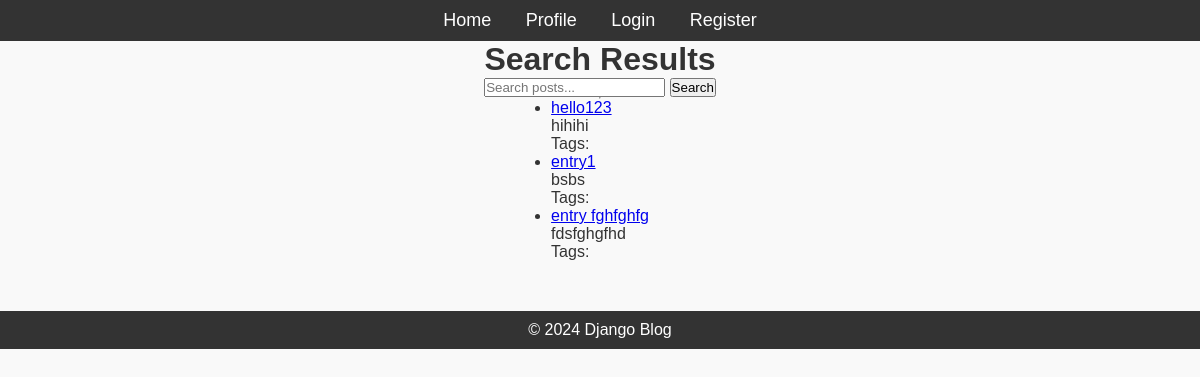
/search/, run on an earlier commit of the app's database.
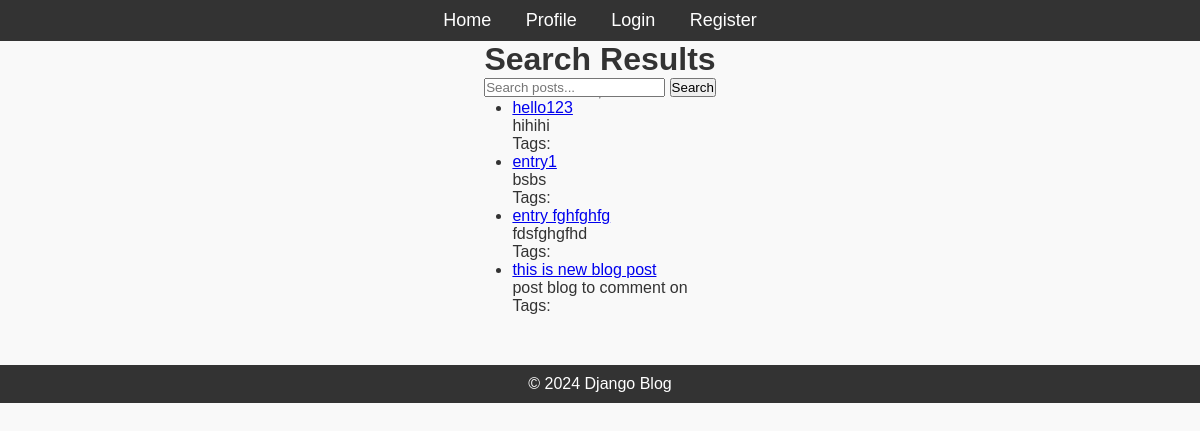
And on a later commit of the database.
### blog/models.py (models this page shows)
class Post(models.Model):
    title = models.CharField(max_length=200)
    content = models.TextField()
    published_date = models.DateTimeField(auto_now_add=True)
    author = models.ForeignKey(User, on_delete=models.CASCADE, related_name='posts')
    tag = TaggableManager()

### blog/views.py (the view)
# urls.py: path('search/', views.PostSearchView.as_view(), name='post_search'),
class PostSearchView(ListView):
    model = Post
    template_name = 'blog/post_search.html'
    context_object_name = 'posts'
    def get_queryset(self):
        query = self.request.GET.get('q')
        if query:
            return Post.objects.filter(
                Q(title__icontains=query) |
                Q(content__icontains=que3ry) |
                Q(tags__name__icontains=query)
                )
        return Post.objects.all()

### blog/templates/blog/post_search.html (shortened to what this page needs)
{% extends 'blog/base.html'%} {%block title%} Search Results{%endblock%}
{%load static %}
{%block content %}
<h1>Search Results</h1>
<form method="get" action="{% url 'post_search' %}">
    <input type="text" name="q" placeholder="Search posts..." value="{{ request.GET.q }}">
    <button type="submit">Search</button>
</form>
<hr>
{% if posts %}
    <ul>
        {% for post in posts %}
            <li>
                <a href="{% url 'post_detail' post.pk %}">{{ post.title }}</a>
                <p>{{ post.content|truncatewords:20 }}</p>
                <p>Tags:
                </p>
            </li>
        {% endfor %}
    </ul>
{% else %}
    <p>No results found for your search.</p>
{% endif %}
{%endblock%}

What changed in the data, as far as the page shows it:
added Post: title "this is new blog post", content "post blog to comment on"
